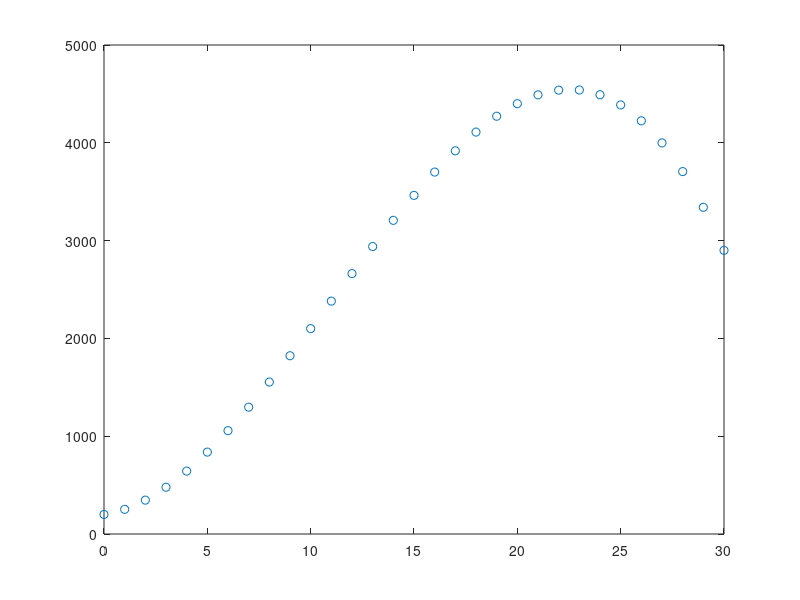
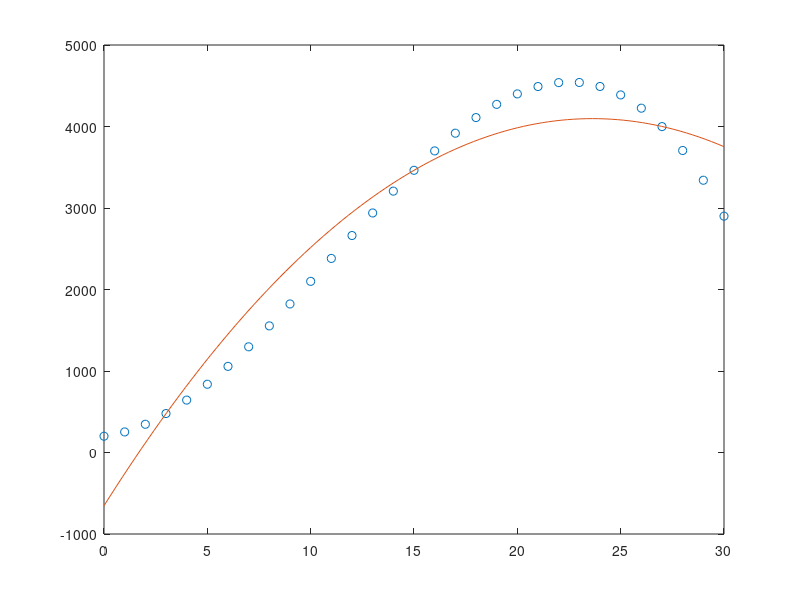

Source code (MATLAB) for these figures, in order: (Note: this script raises an error after producing the figures.)
% L10_Exercise_03

warning off;

% Create polynomial test data
T_Data = [0 1 2 3 4 5 6 7 8 9 10 11 12 13 14 15 16 17 18 19 20 21 22 23 24 25 26 27 28 29 30];
S_Data = -0.7*T_Data.*T_Data.*T_Data + 23*T_Data.*T_Data + 30*T_Data + 200;
num_pts = size(T_Data,2);
last_x = T_Data(end);

figure('Name','Experimental Data','NumberTitle','off');
plot(T_Data, S_Data,'o')
hold off

pause

% Fit data to 2nd order polynomial
p_2nd = polyfit(T_Data, S_Data, 2);

% Create polynomial at fine resolution
x1 = linspace(0,last_x);
y1 = polyval(p_2nd,x1);

figure('Name','2nd Order Polynomial Fit (Perfect Data)','NumberTitle','off');
plot(T_Data, S_Data,'o')
hold on
plot(x1,y1)
hold off

% Display results
message = sprintf('Correct Polynomial');
message = char(message, sprintf('y = ????'));
message = char(message, sprintf(''));
message = char(message, sprintf('Fitted Polynomial (2nd Order)'));
message = char(message, sprintf('y = %.2f*x^2 + %.2f*x + %.2f', p_2nd(1), p_2nd(2), p_2nd(3)));
hd = msgbox(cellstr(message), 'Polynomial Information for Perfect Data');
set(hd, 'position', [300 300 350 100]);

% Create polynomial at data resolution for R squared calculation
x2 = 0:1:last_x;
y2 = polyval(p_2nd,x2);

% Calculate R squared and AIC
SSR = 0;
SST = 0;
mean_y = mean(S_Data);
for i=1:num_pts
    SSR = SSR + (y2(i) - mean_y)*(y2(i) - mean_y);
    SST = SST + (S_Data(i) - mean_y)*(S_Data(i) - mean_y);
end
R_squared_2nd_ideal = SSR/SST;
AIC_2nd_ideal = 2*(3+1) - num_pts*log(R_squared_2nd_ideal/num_pts);

pause

% Fit data to 3rd order polynomial
p_3rd = polyfit(T_Data, S_Data, 3);

% Create polynomial at fine resolution
x1 = linspace(0,30);
y1 = polyval(p_3rd,x1);

figure('Name','3rd Order Polynomial Fit (Perfect Data)','NumberTitle','off');
plot(T_Data, S_Data,'o')
hold on
plot(x1,y1)
hold off

% Display results
message = sprintf('Correct Polynomial');
message = char(message, sprintf('y = -0.70*x^3 + 23.00*x^2 + 30.00*x + 200.00'));
message = char(message, sprintf(''));
message = char(message, sprintf('Fitted Polynomial (3rd Order)'));
message = char(message, sprintf('y = %.2f*x^3 + %.2f*x^2 + %.2f*x + %.2f', p_3rd(1), p_3rd(2), p_3rd(3), p_3rd(4)));
hd = msgbox(cellstr(message), 'Polynomial Information for Perfect Data');
set(hd, 'position', [300 300 350 100]);

% Create polynomial at data resolution for R squared calculation
y2 = polyval(p_3rd,x2);

% Calculate R squared and AIC
SSR = 0;
SST = 0;
mean_y = mean(S_Data);
for i=1:num_pts
    SSR = SSR + (y2(i) - mean_y)*(y2(i) - mean_y);
    SST = SST + (S_Data(i) - mean_y)*(S_Data(i) - mean_y);
end
R_squared_3rd_ideal = SSR/SST;
AIC_3rd_ideal = 2*(4+1) - num_pts*log(R_squared_3rd_ideal/num_pts);

pause

% Fit data to 7th order polynomial
p_7th = polyfit(T_Data, S_Data, 7);

% Create polynomial at fine resolution
y1 = polyval(p_7th,x1);

figure('Name','7th Order Polynomial Fit (Perfect Data)','NumberTitle','off');
plot(T_Data, S_Data,'o')
hold on
plot(x1,y1)
hold off

% Display results
message = sprintf('Correct Polynomial');
message = char(message, sprintf('y = -0.70*x^3 + 23.00*x^2 + 30.00*x + 200.00'));
message = char(message, sprintf(''));
message = char(message, sprintf('Fitted Polynomial (7th Order)'));
message = char(message, sprintf('y = %.2f*x^7 + %.2f*x^6 + %.2f*x^5 + %.2f*x^4', p_7th(1), p_7th(2), p_7th(3), p_7th(4)));
message = char(message, sprintf('+ %.2f*x^3 + %.2f*x^2 + %.2f*x + %.2f', p_7th(5), p_7th(6), p_7th(7), p_7th(8)));
hd = msgbox(cellstr(message), 'Polynomial Information for Perfect Data');
set(hd, 'position', [300 300 350 100]);

% Create polynomial at data resolution for R squared calculation
y2 = polyval(p_7th,x2);

% Calculate R squared and AIC
SSR = 0;
SST = 0;
mean_y = mean(S_Data);
for i=1:num_pts
    SSR = SSR + (y2(i) - mean_y)*(y2(i) - mean_y);
    SST = SST + (S_Data(i) - mean_y)*(S_Data(i) - mean_y);
end
R_squared_7th_ideal = SSR/SST;
AIC_7th_ideal = 2*(8+1) - num_pts*log(R_squared_7th_ideal/num_pts);

pause

% Input noise level required
prompt = {'Enter noise level (% of maximum signal):'};
dlg_title = 'Noise level';
num_lines = 1;
def = {'20'};
answer = newid(prompt,dlg_title,num_lines,def);
noise_percent = str2double(answer);

% Generate noise for individual points
% Noise will be between -1 and +1
noise = 2*(rand(31,1)-0.5);
% Scale by appropriate percentage
noise = noise*max(S_Data)*noise_percent/100;
noise = noise';

% Add noise to signal
S_Noisy = S_Data+noise;

figure('Name','Experimental Data (Noisy)','NumberTitle','off');
plot(T_Data, S_Noisy,'o')
hold off

pause

% Fit data to 2nd order polynomial
p_2nd_noisy = polyfit(T_Data, S_Noisy, 2);

% Create polynomial at fine resolution
x1 = linspace(0,30);
y1 = polyval(p_2nd_noisy,x1);

figure('Name','2nd Order Polynomial Fit (Noisy Data)','NumberTitle','off');
plot(T_Data, S_Noisy,'o')
hold on
plot(x1,y1)
hold off

% Display results
message = sprintf('Correct Polynomial');
message = char(message, sprintf('y = -0.70*x^3 + 23.00*x^2 + 30.00*x + 200.00'));
message = char(message, sprintf(''));
message = char(message, sprintf('Fitted Polynomial (2nd Order)'));
message = char(message, sprintf('y = %.2f*x^2 + %.2f*x + %.2f', p_2nd_noisy(1), p_2nd_noisy(2), p_2nd_noisy(3)));
hd = msgbox(cellstr(message), 'Polynomial Information for Noisy Data');
set(hd, 'position', [300 300 350 100]);

% Create polynomial at data resolution for R squared calculation
y2 = polyval(p_2nd_noisy,x2);

% Calculate R squared and AIC
SSR = 0;
SST = 0;
mean_y = mean(S_Noisy);
for i=1:num_pts
    SSR = SSR + (y2(i) - mean_y)*(y2(i) - mean_y);
    SST = SST + (S_Data(i) - mean_y)*(S_Data(i) - mean_y);
end
R_squared_2nd_noisy = SSR/SST;
AIC_2nd_noisy = 2*(3+1) - num_pts*log(R_squared_2nd_noisy/num_pts);

pause

% Fit data to 3rd order polynomial
p_3rd_noisy = polyfit(T_Data, S_Noisy, 3);

% Create polynomial at fine resolution
y1 = polyval(p_3rd_noisy,x1);

figure('Name','3rd Order Polynomial Fit (Noisy Data)','NumberTitle','off');
plot(T_Data, S_Noisy,'o')
hold on
plot(x1,y1)
hold off

% Display results
message = sprintf('Correct Polynomial');
message = char(message, sprintf('y = -0.70*x^3 + 23.00*x^2 + 30.00*x + 200.00'));
message = char(message, sprintf(''));
message = char(message, sprintf('Fitted Polynomial (3rd Order)'));
message = char(message, sprintf('y = %.2f*x^3 + %.2f*x^2 + %.2f*x + %.2f', p_3rd_noisy(1), p_3rd_noisy(2), p_3rd_noisy(3), p_3rd_noisy(4)));
hd = msgbox(cellstr(message), 'Polynomial Information for Noisy Data');
set(hd, 'position', [300 300 350 100]);

% Create polynomial at data resolution for R squared calculation
y2 = polyval(p_3rd_noisy,x2);

% Calculate R squared and AIC
SSR = 0;
SST = 0;
mean_y = mean(S_Noisy);
for i=1:num_pts
    SSR = SSR + (y2(i) - mean_y)*(y2(i) - mean_y);
    SST = SST + (S_Noisy(i) - mean_y)*(S_Noisy(i) - mean_y);
end
R_squared_3rd_noisy = SSR/SST;
AIC_3rd_noisy = 2*(4+1) - num_pts*log(R_squared_3rd_noisy/num_pts);

pause

% Input polynomial order required
prompt = {'Enter polynomial order:'};
dlg_title = 'Polynomial Order';
num_lines = 1;
def = {'7'};
answer = newid(prompt,dlg_title,num_lines,def);
poly_order1 = str2double(answer);

% Fit data to higher order polynomial
p_nth_noisy = polyfit(T_Data, S_Noisy, poly_order1);

% Create polynomial at fine resolution
x1 = linspace(0,30);
y1 = polyval(p_nth_noisy,x1);

figure('Name','nth Order Polynomial Fit (Noisy Data)','NumberTitle','off');
plot(T_Data, S_Noisy,'o')
hold on
plot(x1,y1)
hold off

% Display results
message = sprintf('Correct Polynomial');
message = char(message, sprintf('y = -0.70*x^3 + 23.00*x^2 + 30.00*x + 200.00'));
message = char(message, sprintf(''));
message = char(message, sprintf('Fitted Polynomial (nth Order)'));
message = char(message, sprintf('y = %.2f*x^%d', p_nth_noisy(1), poly_order1));
for i=2:poly_order1
    message = char(message, sprintf('+ %.2f*x^%d', p_nth_noisy(i), poly_order1-i+1));
end
message = char(message, sprintf('+ %.2f', p_nth_noisy(end)));
hd = msgbox(cellstr(message), 'Polynomial Information for Noisy Data');
set(hd, 'position', [300 300 350 350]);

% Create polynomial at data resolution for R squared calculation
y2 = polyval(p_nth_noisy,x2);

% Calculate R squared and AIC
SSR = 0;
SST = 0;
mean_y = mean(S_Noisy);
for i=1:num_pts
    SSR = SSR + (y2(i) - mean_y)*(y2(i) - mean_y);
    SST = SST + (S_Noisy(i) - mean_y)*(S_Noisy(i) - mean_y);
end
R_squared_nth_noisy1 = SSR/SST;
AIC_nth_noisy1 = 2*(poly_order1+2) - num_pts*log(R_squared_nth_noisy1/num_pts);

pause

% Input polynomial order required
prompt = {'Enter polynomial order:'};
dlg_title = 'Polynomial Order';
num_lines = 1;
def = {'7'};
answer = newid(prompt,dlg_title,num_lines,def);
poly_order2 = str2double(answer);

% Fit data to higher order polynomial
p_nth_noisy = polyfit(T_Data, S_Noisy, poly_order2);

% Create polynomial at fine resolution
x1 = linspace(0,30);
y1 = polyval(p_nth_noisy,x1);

figure('Name','3rd Order Polynomial Fit (Noisy Data)','NumberTitle','off');
plot(T_Data, S_Noisy,'o')
hold on
plot(x1,y1)
hold off

% Display results
message = sprintf('Correct Polynomial');
message = char(message, sprintf('y = -0.70*x^3 + 23.00*x^2 + 30.00*x + 200.00'));
message = char(message, sprintf(''));
message = char(message, sprintf('Fitted Polynomial (nth Order)'));
message = char(message, sprintf('y = %.2f*x^%d', p_nth_noisy(1), poly_order2));
for i=2:poly_order2
    message = char(message, sprintf('+ %.2f*x^%d', p_nth_noisy(i), poly_order2-i+1));
end
message = char(message, sprintf('+ %.2f', p_nth_noisy(end)));
hd = msgbox(cellstr(message), 'Polynomial Information for Noisy Data');
set(hd, 'position', [300 300 350 350]);

% Create polynomial at data resolution for R squared calculation
y2 = polyval(p_nth_noisy,x2);

% Calculate R squared and AIC
SSR = 0;
SST = 0;
mean_y = mean(S_Noisy);
for i=1:num_pts
    SSR = SSR + (y2(i) - mean_y)*(y2(i) - mean_y);
    SST = SST + (S_Noisy(i) - mean_y)*(S_Noisy(i) - mean_y);
end
R_squared_nth_noisy2 = SSR/SST;
AIC_nth_noisy2 = 2*(poly_order2+2) - num_pts*log(R_squared_nth_noisy2/num_pts);

pause

% Display results
message = sprintf('R squared values');
message = char(message, sprintf('Ideal data 2nd order polynomial R^2 = %.3f,   AIC = %.3f', R_squared_2nd_ideal, AIC_2nd_ideal));
message = char(message, sprintf('Ideal data 3rd order polynomial R^2 = %.3f,   AIC = %.3f', R_squared_3rd_ideal, AIC_3rd_ideal));
message = char(message, sprintf('Ideal data 7th order polynomial R^2 = %.3f,   AIC = %.3f', R_squared_7th_ideal, AIC_7th_ideal));
message = char(message, sprintf(''));
message = char(message, sprintf('Noisy data 2nd order polynomial R^2 = %.3f,   AIC = %.3f', R_squared_2nd_noisy, AIC_2nd_noisy));
message = char(message, sprintf('Noisy data 3rd order polynomial R^2 = %.3f,   AIC = %.3f', R_squared_3rd_noisy, AIC_3rd_noisy));
message = char(message, sprintf('Ideal data %dth order polynomial R^2 = %.3f,   AIC = %.3f', poly_order1, R_squared_nth_noisy1, AIC_nth_noisy1));
message = char(message, sprintf('Ideal data %dth order polynomial R^2 = %.3f,   AIC = %.3f', poly_order2, R_squared_nth_noisy2, AIC_nth_noisy2));
hd = msgbox(cellstr(message), 'Quality of Data Fit');
set(hd, 'position', [300 300 350 150]);

pause

clear all
close all